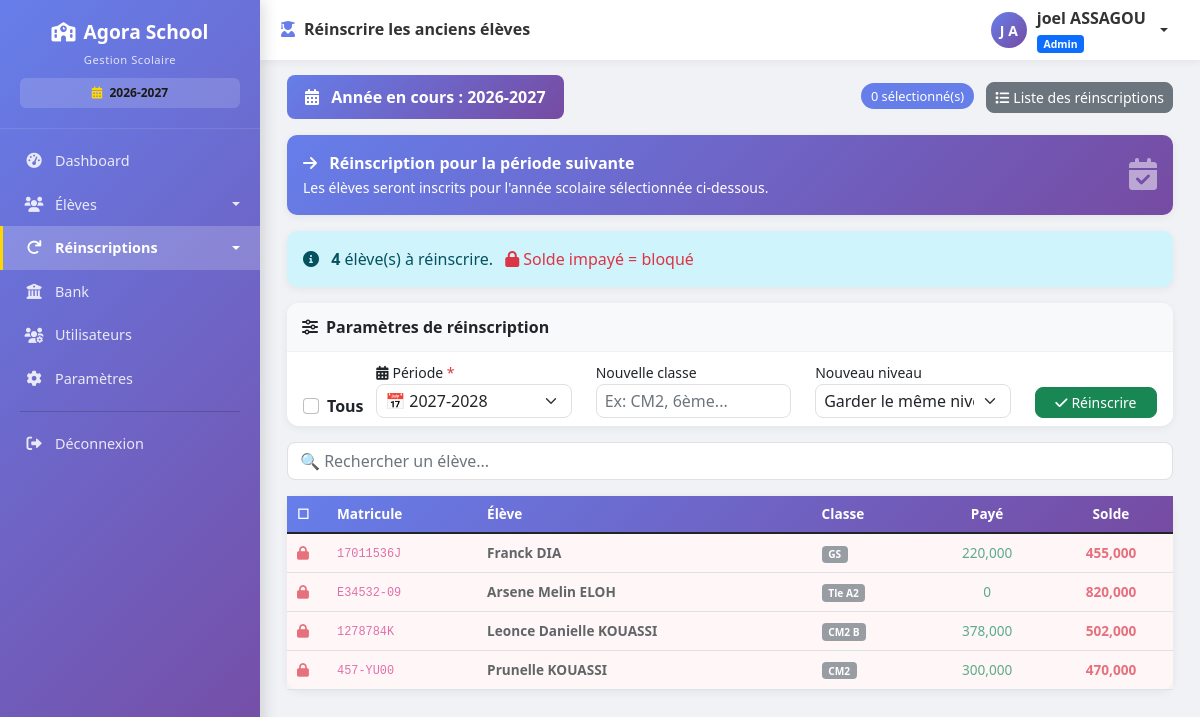
Page /reinscriptions/anciens (signed in) on the earlier database version.
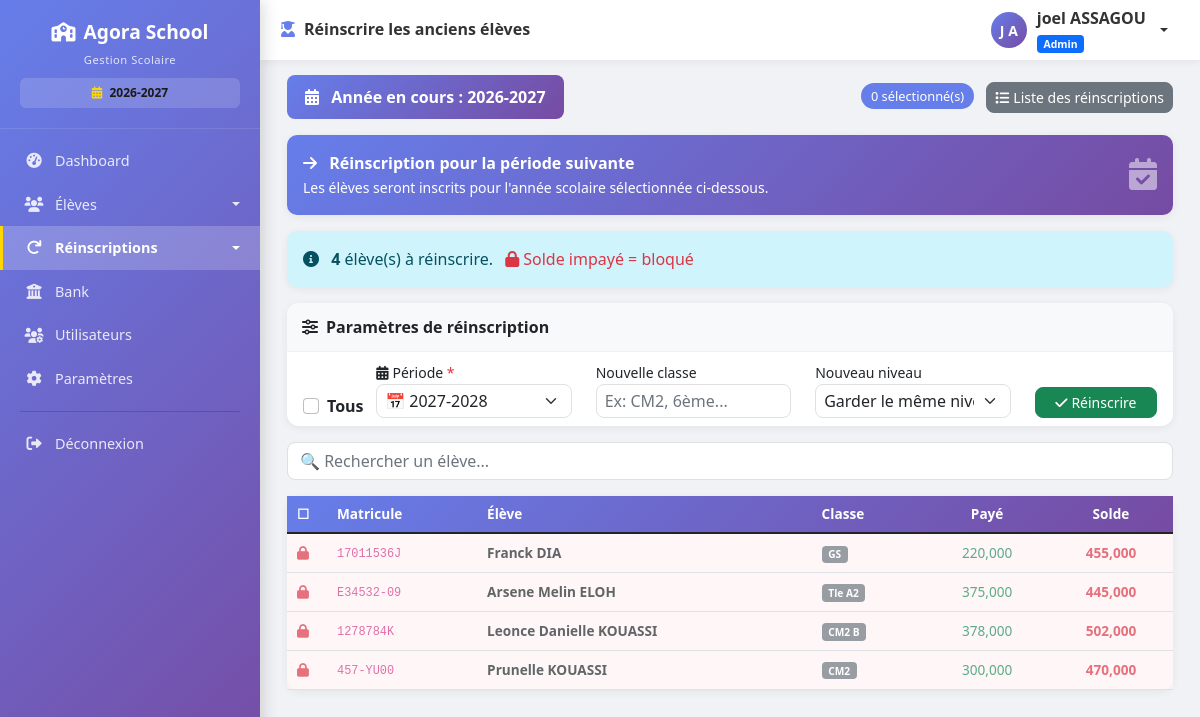
Same page on the later database version.
### models.py (models this page shows, shortened)
class Eleve(db.Model):
    __tablename__ = 'eleves'
    id = db.Column(db.Integer, primary_key=True)
    nom = db.Column(db.String(100), nullable=False)
    prenom = db.Column(db.String(100), nullable=False)
    classe = db.Column(db.String(50), nullable=False)
    genre = db.Column(db.String(1))
    date_naissance = db.Column(db.Date, nullable=True)
    lieu_naissance = db.Column(db.String(100))
    matricule = db.Column(db.String(50), unique=True, nullable=False)
    nom_parent = db.Column(db.String(200))
    profession_parent = db.Column(db.String(200))
    employeur = db.Column(db.String(200))
    telephone_parent = db.Column(db.String(20))
    adresse = db.Column(db.String(200))
    affiliation = db.Column(db.String(100))
    observation = db.Column(db.String(200))
    nom_parent1 = db.Column(db.String(200))
    profession_parent1 = db.Column(db.String(200))
    employeur2 = db.Column(db.String(200))
    telephone_parent2 = db.Column(db.String(20))
    adresse1 = db.Column(db.String(200))
    affiliation1 = db.Column(db.String(100))
    observation1 = db.Column(db.String(200))
    est_affecte_etat = db.Column(db.Boolean, default=False)
    reference_affectation = db.Column(db.String(100))
    organisme_affectation = db.Column(db.String(100), default='État')
    sous_groupe_id = db.Column(db.Integer, db.ForeignKey('sous_groupes.id'), nullable=True)
    transport_option_id = db.Column(db.Integer, db.ForeignKey('options_transport.id'), nullable=True)
    cantine_option_id = db.Column(db.Integer, db.ForeignKey('options_cantine.id'), nullable=True)
    renforcement_inscrit = db.Column(db.Boolean, default=False)
    frais_tenue = db.Column(db.Float, default=0)
    frais_droit_examen = db.Column(db.Float, default=0)
    frais_scolarite = db.Column(db.Float, default=0)
    montant_paye = db.Column(db.Float, default=0)
    date_inscription = db.Column(db.DateTime, default=datetime.utcnow)
    date_modification = db.Column(db.DateTime, default=datetime.utcnow, onupdate=datetime.utcnow)
    actif = db.Column(db.Boolean, default=True)
    commentaire = db.Column(db.Text)
    annee_scolaire = db.Column(db.String(20), default='2026-2027')
    reinscrit = db.Column(db.Boolean, default=False)
    date_reinscription = db.Column(db.DateTime, nullable=True)
    reinscrit_par = db.Column(db.String(100), nullable=True)
    paiements = db.relationship('Paiement', backref='eleve', lazy=True, cascade='all, delete-orphan')
    @property
    def frais_scolarite_base(self):
        if not self.sous_groupe_id:
            return 0
        sous_groupe = SousGroupe.query.get(self.sous_groupe_id)
        if not sous_groupe:
            return 0
        tarif = TarifFraisAffecte.query.filter_by(
            groupe_id=sous_groupe.groupe_id,
            est_affecte=self.est_affecte_etat,
            type_tarif='scolarite',  # ← AJOUTER CETTE LIGNE
            actif=True
        ).first()
        if tarif:
            return tarif.montant
    @property
    def frais_transport(self):
        if self.transport_option:
            return self.transport_option.montant_supplement
        return 0
    @property
    def frais_cantine(self):
        if self.cantine_option:
            return self.cantine_option.montant
        return 0
    @property
    def frais_renforcement(self):
        if self.est_classe_examen or self.renforcement_inscrit:
            tarif = TarifFrais.query.filter_by(
                type_frais_id=4,  # ID pour le renforcement
                sous_groupe_id=self.sous_groupe_id,
                actif=True
            ).first()
            return tarif.montant if tarif else 0
        return 0
    @property
    def frais_droit_examen_montant(self):
        if self.sous_groupe_id:
            ids_examen = [11, 15, 18]  # À remplacer par les vrais IDs
            if self.sous_groupe_id == 11:  # CM2
                ministere = float(Parametre.get('droit_examen_cm2_ministere', 5000))
                ecole = float(Parametre.get('droit_examen_cm2_ecole', 3000))
                return ministere + ecole
            elif self.sous_groupe_id == 15:  # 3ème
                ministere = float(Parametre.get('droit_examen_3eme_ministere', 8000))
                ecole = float(Parametre.get('droit_examen_3eme_ecole', 5000))
                return ministere + ecole
            elif self.sous_groupe_id == 18:  # Terminale
                ministere = float(Parametre.get('droit_examen_tle_ministere', 10000))
                ecole = float(Parametre.get('droit_examen_tle_ecole', 7000))
                return ministere + ecole
        return 0
    @property
    def est_classe_examen(self):
        if self.sous_groupe:
            return self.sous_groupe.nom in ['CM2', '3ème', 'Terminale']
        return False
    @property
    def frais_scolarite_total(self):
        total = 0
        total += self.frais_scolarite_base or 0
        total += self.frais_inscription_montant or 0
        total += self.frais_tenue_montant or 0
        if self.transport_option:
            total += self.frais_transport or 0
        if self.cantine_option:
            total += self.frais_cantine or 0
        total += self.frais_renforcement or 0
        if self.est_classe_examen:
            total += self.frais_droit_examen_montant or 0
        return total
    @property
    def solde(self):
        return self.frais_scolarite_total - self.montant_paye_reel
    @property
    def frais_inscription_montant(self):
        if not self.sous_groupe:
            return 0
        tarif = TarifFraisAffecte.query.filter_by(
            groupe_id=self.sous_groupe.groupe_id,
            type_tarif='inscription',
            actif=True
        ).first()
        if tarif:
            return tarif.montant
        return 0
    @property
    def frais_tenue_montant(self):
        if not self.sous_groupe:
            return 0
        import json
        mapping_json = Parametre.get('mapping_tenues_sous_groupes', '{}')
        try:
            mapping = json.loads(mapping_json)
        except (json.JSONDecodeError, TypeError):
            return self._get_montant_tenue_fallback()
        param_cle = mapping.get(self.sous_groupe.nom)
        if param_cle == 'montant_tenue_primaire_inf':
            return float(Parametre.get('montant_tenue_primaire_inf', 15000))
        elif param_cle == 'montant_tenue_primaire_sup':
            return float(Parametre.get('montant_tenue_primaire_sup', 20000))
        else:
            return self._get_montant_tenue_fallback()
    @property
    def nom_complet(self):
        return f"{self.prenom} {self.nom}"
    @property
    def montant_paye_reel(self):
        return sum(p.montant for p in self.paiements if p.montant > 0 and p.statut == 'actif')

class TarifFraisAffecte(db.Model):
    __tablename__ = 'tarifs_frais_affecte'
    id = db.Column(db.Integer, primary_key=True)
    sous_groupe_id = db.Column(db.Integer, db.ForeignKey('sous_groupes.id'), nullable=True)
    groupe_id = db.Column(db.Integer, db.ForeignKey('groupes_scolaires.id'), nullable=True)
    est_affecte = db.Column(db.Boolean, default=False)
    type_tarif = db.Column(db.String(20), default='scolarite')
    montant = db.Column(db.Float, default=0, nullable=False)
    actif = db.Column(db.Boolean, default=True)
    date_creation = db.Column(db.DateTime, default=datetime.utcnow)
    date_modification = db.Column(db.DateTime, default=datetime.utcnow, onupdate=datetime.utcnow)
    __table_args__ = (
        db.UniqueConstraint('sous_groupe_id', 'type_tarif', 'est_affecte',
                            name='unique_tarif_sous_groupe'),
        db.UniqueConstraint('groupe_id', 'type_tarif', 'est_affecte',
                            name='unique_tarif_groupe'),
    )

class Parametre(db.Model):
    __tablename__ = 'parametres'
    id = db.Column(db.Integer, primary_key=True)
    cle = db.Column(db.String(100), unique=True, nullable=False)
    valeur = db.Column(db.String(500))
    description = db.Column(db.String(200))
    date_modification = db.Column(db.DateTime, default=datetime.utcnow, onupdate=datetime.utcnow)
    @classmethod
    def get(cls, cle, default=None):
        param = cls.query.filter_by(cle=cle).first()
        return param.valeur if param else default

class SousGroupe(db.Model):
    __tablename__ = 'sous_groupes'
    id = db.Column(db.Integer, primary_key=True)
    nom = db.Column(db.String(100), nullable=False)
    code = db.Column(db.String(50), unique=True)
    groupe_id = db.Column(db.Integer, db.ForeignKey('groupes_scolaires.id'), nullable=False)
    ordre = db.Column(db.Integer, default=0)
    description = db.Column(db.String(200))
    actif = db.Column(db.Boolean, default=True)
    date_creation = db.Column(db.DateTime, default=datetime.utcnow)
    eleves = db.relationship('Eleve', backref='sous_groupe', lazy=True)
    tarifs_affectation = db.relationship('TarifFraisAffecte', backref='sous_groupe', lazy=True,
                                         foreign_keys='TarifFraisAffecte.sous_groupe_id',
                                         cascade='all, delete-orphan')
    tarifs_frais = db.relationship('TarifFrais', backref='sous_groupe', lazy=True, cascade='all, delete-orphan')

class OptionTransport(db.Model):
    __tablename__ = 'options_transport'
    id = db.Column(db.Integer, primary_key=True)
    nom = db.Column(db.String(100), nullable=False)
    code = db.Column(db.String(50), unique=True, nullable=False)
    description = db.Column(db.String(200))
    montant_supplement = db.Column(db.Float, default=0, nullable=False)
    actif = db.Column(db.Boolean, default=True)
    ordre = db.Column(db.Integer, default=0)
    date_creation = db.Column(db.DateTime, default=datetime.utcnow)
    eleves = db.relationship('Eleve', backref='transport_option', lazy=True, foreign_keys='Eleve.transport_option_id')

class TarifFrais(db.Model):
    __tablename__ = 'tarifs_frais'
    id = db.Column(db.Integer, primary_key=True)
    type_frais_id = db.Column(db.Integer, db.ForeignKey('types_frais.id'), nullable=False)
    sous_groupe_id = db.Column(db.Integer, db.ForeignKey('sous_groupes.id'), nullable=False)
    montant = db.Column(db.Float, default=0, nullable=False)
    est_obligatoire = db.Column(db.Boolean, default=False)
    actif = db.Column(db.Boolean, default=True)
    date_creation = db.Column(db.DateTime, default=datetime.utcnow)
    date_modification = db.Column(db.DateTime, default=datetime.utcnow, onupdate=datetime.utcnow)
    __table_args__ = (db.UniqueConstraint('type_frais_id', 'sous_groupe_id', name='unique_tarif_niveau'),)

class Paiement(db.Model):
    __tablename__ = 'paiements'
    id = db.Column(db.Integer, primary_key=True)
    eleve_id = db.Column(db.Integer, db.ForeignKey('eleves.id'), nullable=False)
    montant = db.Column(db.Float, nullable=False)
    type_paiement = db.Column(db.String(50), nullable=False)
    reference = db.Column(db.String(100))
    description = db.Column(db.String(200))
    recu = db.Column(db.String(50), unique=True)
    date_paiement = db.Column(db.DateTime, default=datetime.utcnow)
    encaisse_par = db.Column(db.String(100))
    statut = db.Column(db.String(20), default='actif')
    annule_le = db.Column(db.DateTime, nullable=True)
    annule_par = db.Column(db.String(100), nullable=True)
    motif_annulation = db.Column(db.Text, nullable=True)
    annee_scolaire = db.Column(db.String(20), default='2025-2026')
    categorie_frais = db.Column(db.String(50), default='scolarite')  # Pour la catégorie principale
    details = db.Column(db.JSON, default={})

### routes.py (the view)
@app.route('/reinscriptions/anciens')
@login_required
def reinscrire_anciens():
    if current_user.role not in ['admin', 'comptable']:
        flash('Accès non autorisé', 'danger')
        return redirect(url_for('liste_eleves'))
    annee_active = get_annee_active()
    annees_disponibles = get_annees_scolaires()
    anciens = Eleve.query.filter(Eleve.actif == True, Eleve.reinscrit == False)\
                  .order_by(Eleve.nom, Eleve.prenom).all()
    sous_groupes = SousGroupe.query.order_by(SousGroupe.groupe_id, SousGroupe.ordre).all()
    periode_suivante = get_periode_suivante()
    return render_template('reinscriptions/anciens.html',
                         eleves=anciens,
                         annee_active=annee_active,
                         annees_disponibles=annees_disponibles,
                         periode_suivante=periode_suivante,
                         sous_groupes=sous_groupes)

### app.py (called while the page is built)
@app.after_request
def close_db_connection(response):
    try:
        db.session.close()
    except:
        pass
    return response

### models.py (called while the page is built)
    @property
    def nom_complet(self):
        return f"{self.prenom} {self.nom}"

### routes.py (called while the page is built)
@login_manager.user_loader
def load_user(user_id):
    return User.query.get(int(user_id))

def get_parametre(cle, default=None):
    param = Parametre.query.filter_by(cle=cle).first()
    return param.valeur if param else default

def get_annees_scolaires():
    annees_str = get_parametre('annees_scolaires', '2024-2025,2025-2026,2026-2027')
    return [a.strip() for a in annees_str.split(',') if a.strip()]

def get_annee_active():
    return get_parametre('annee_scolaire_active', '2025-2026')

def get_periode_suivante():
    annees = get_annees_scolaires()
    annee_active = get_annee_active()
    if annee_active in annees:
        index = annees.index(annee_active)
        if index + 1 < len(annees):
            return annees[index + 1]
    return annees[-1] if annees else annee_active

### templates/reinscriptions/anciens.html (shortened to what the changed rows need)
{% extends "base.html" %}
{% block content %}
<div class="container-fluid">
    {% if eleves|length > 0 %}
    <div class="card">
        <div class="card-body p-0">
            <div class="table-responsive">
                <table class="table table-hover mb-0" id="elevesTable">
                    <thead style="background: linear-gradient(135deg, #667eea 0%, #764ba2 100%); color: white;">
                        <tr>
                            <th width="40">☐</th>
                            <th>Matricule</th>
                            <th>Élève</th>
                            <th>Classe</th>
                            <th class="text-center">Payé</th>
                            <th class="text-center">Solde</th>
                        </tr>
                    </thead>
                    <tbody>
                        {% for eleve in eleves %}
                        <tr class="{% if eleve.solde > 0 %}bloque{% endif %}" id="row{{ eleve.id }}">
                            <td>
                                {% if eleve.solde <= 0 %}
                                <input class="form-check-input eleve-checkbox" type="checkbox"
                                       value="{{ eleve.id }}"
                                       data-nom="{{ eleve.nom_complet }}"
                                       data-classe="{{ eleve.classe }}"
                                       data-sousgroupe="{{ eleve.sous_groupe_id or '' }}"
                                       onchange="updateCounter()">
                                {% else %}
                                <i class="fas fa-lock text-danger" title="Solde : {{ '{:,.0f}'.format(eleve.solde) }} FCFA"></i>
                                {% endif %}
                            </td>
                            <td><code>{{ eleve.matricule }}</code></td>
                            <td><strong>{{ eleve.nom_complet }}</strong></td>
                            <td><span class="badge bg-secondary">{{ eleve.classe }}</span></td>
                            <td class="text-center text-success">{{ "{:,.0f}".format(eleve.montant_paye) }}</td>
                            <td class="text-center {% if eleve.solde > 0 %}text-danger fw-bold{% else %}text-success{% endif %}">
                                {{ "{:,.0f}".format(eleve.solde) }}
                            </td>
                        </tr>
                        {% endfor %}
                    </tbody>
                </table>
            </div>
        </div>
    </div>
    {% else %}
    <div class="text-center py-5">
        <i class="fas fa-check-circle fa-4x text-success mb-3"></i>
        <h4>Tous les élèves sont déjà réinscrits ! 🎉</h4>
        <a href="{{ url_for('liste_reinscriptions') }}" class="btn btn-primary mt-3">Voir les réinscriptions</a>
    </div>
    {% endif %}
</div>
{% endblock %}

Differences in the rows shown:
changed Eleve "Arsene Melin ELOH": montant_paye "0" → "375,000"; solde "820,000" → "445,000"
